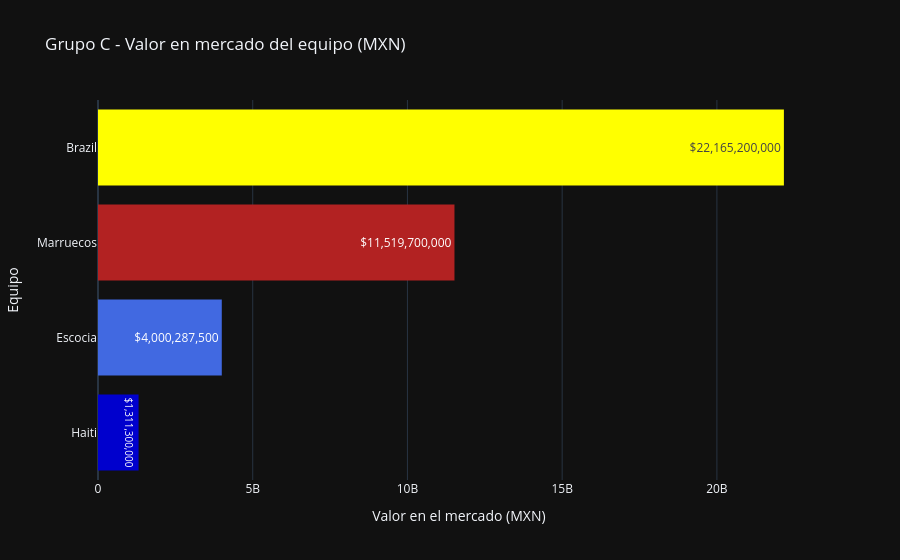

The notebook cell saved with this chart:
### Code cell
plot_squad_values(df_group_c, title="Grupo C - Valor en mercado del equipo (MXN)", colors=["mediumblue", "royalblue", "firebrick","yellow"])

### Figure 1 — Plotly figure (JSON) as saved in the notebook; plotly's stock layout.template omitted (floating-point values rounded to 4 significant figures)
{"data": [{"marker": {"color": ["mediumblue", "royalblue", "firebrick", "yellow"], "line": {"width": 0}}, "orientation": "h", "text": ["$1,311,300,000", "$4,000,287,500", "$11,519,700,000", "$22,165,200,000"], "textposition": "inside", "type": "bar", "x": [1311000000.0, 4000000000.0, 11520000000.0, 22170000000.0], "y": ["Haiti", "Escocia", "Marruecos", "Brazil"]}], "layout": {"showlegend": false, "title": {"text": "Grupo C - Valor en mercado del equipo (MXN)"}, "xaxis": {"title": {"text": "Valor en el mercado (MXN)"}}, "yaxis": {"title": {"text": "Equipo"}}}}
